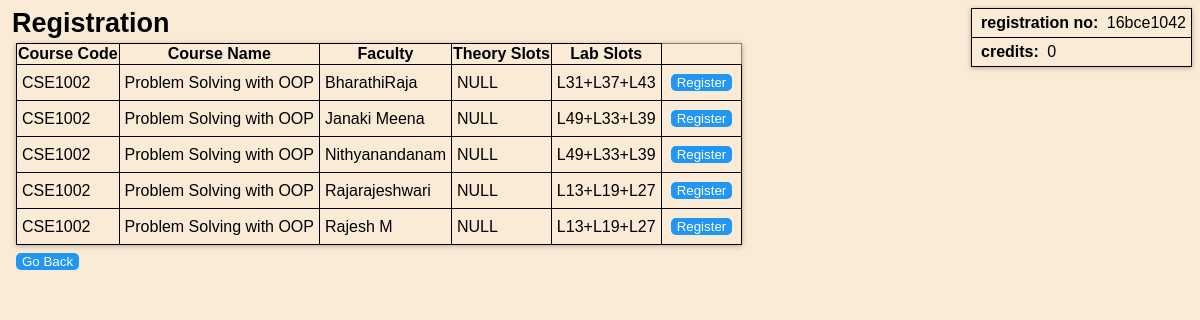
Page /register.php?CourseName=CSE1002 (signed in) on the committed database.
### tables this page shows
CREATE TABLE `student` (
  `name` varchar(30) DEFAULT NULL,
  `regno` varchar(9) NOT NULL,
  `email` varchar(30) DEFAULT NULL,
  `pass` varchar(15) DEFAULT NULL,
  `credits` int(11) NOT NULL DEFAULT '0',
  `class` varchar(100) NOT NULL
);

CREATE TABLE `classes` (
  `classno` varchar(4) NOT NULL,
  `code` varchar(7) DEFAULT NULL,
  `Tslot` varchar(10) DEFAULT NULL,
  `Lslot` varchar(12) DEFAULT NULL,
  `Nos` int(11) DEFAULT '0',
  `faculty` varchar(35) DEFAULT NULL
);

CREATE TABLE `courses` (
  `code` varchar(7) NOT NULL,
  `course_name` varchar(40) DEFAULT NULL,
  `credits` int(11) DEFAULT NULL,
  `school` varchar(6) DEFAULT NULL,
  `prereq` varchar(10) DEFAULT NULL,
  `type` varchar(3) DEFAULT NULL
);

### register.php (the view, shortened to what this page needs)
<?php
  $db=mysqli_connect('localhost','root','','courseReg') or die('Connection failed');
?>
<!DOCTYPE html>
<html>
  <body>
  <span id="heading">Registration</span>
  <?php
    $cred="select credits from student where regno='".$_SESSION["REG"]."';";
    $creds=mysqli_query($db,$cred);
    $result1=mysqli_fetch_array($creds);
    echo "<table id='det'>";
    echo "<tr> <td> <b>registration no:</b> ".$_SESSION["REG"]."</td></tr>";
    echo "<tr> <td> <b>credits:</b> ".$result1['credits']."</td></tr>";
    echo "</table>";
  ?>
    <form method='get'action='reg.php'>
      <table>
        <tr>
          <th>Course Code</th>
          <th>Course Name</th>
          <th>Faculty</th>
          <th>Theory Slots</th>
          <th>Lab Slots</th>
        </tr>
      <?php
      $cno=$_GET['CourseName'];
      $query="SELECT * from classes,courses WHERE classes.code='$cno' AND classes.code=courses.code;";
      $result=mysqli_query($db,$query);
      while($row=mysqli_fetch_array($result)){
        echo '<tr>';
        echo '<td>'.$row['code'].'</td>';
        echo '<td>'.$row['course_name'].'</td>';
        echo '<td>'.$row['faculty'].'</td>';
        echo '<td>'.$row['Tslot'].'</td>';
        echo '<td>'.$row['Lslot'].'</td>';
        echo '<td> <button type=submit name="ClassNo" value='.$row['classno'].'>Register</button></td>';
        echo '</tr>';
      }
      echo "</table>";
    ?>
    </form>
    <form action="courses.php">
      <button type="submit" name="button">Go Back</button>
    </form>
  </body>
</html>

### register.php (style rules this page uses)
* { margin:4px; }
body { font-family:sans-serif; background-color: #faebd7; }
table { border-collapse: collapse; box-shadow: 0px 1px 5px rgba(0, 0, 0, 0.3); }
tr,td,th { border-style:solid; border-width: thin; }
#heading { font-weight: bolder; font-size: 27px; }
input, button { background: #2196F3; border: none; left: 0; color: #fff; bottom: 0; border: 0px solid rgba(0, 0, 0, 0.1); border-radius:5px; transform: rotateZ(0deg); transition: all 0.1s ease-out; }
#det { box-shadow: 0px 1px 5px rgba(0, 0, 0, 0.3); margin:0px; float: right; }
td { padding: 5px; }

### rows in the picture
student: credits "0"
classes: courses.code "CSE1002", courses.course_name "Problem Solving with OOP", faculty "BharathiRaja", Tslot "NULL", Lslot "L31+L37+L43", $row['classno'] 1006 (drawn)
classes: courses.code "CSE1002", courses.course_name "Problem Solving with OOP", faculty "Janaki Meena", Tslot "NULL", Lslot "L49+L33+L39", $row['classno'] 1007 (drawn)
classes: courses.code "CSE1002", courses.course_name "Problem Solving with OOP", faculty "Nithyanandanam", Tslot "NULL", Lslot "L49+L33+L39", $row['classno'] 1008 (drawn)
classes: courses.code "CSE1002", courses.course_name "Problem Solving with OOP", faculty "Rajarajeshwari", Tslot "NULL", Lslot "L13+L19+L27", $row['classno'] 1009 (drawn)
classes: courses.code "CSE1002", courses.course_name "Problem Solving with OOP", faculty "Rajesh M", Tslot "NULL", Lslot "L13+L19+L27", $row['classno'] 1010 (drawn)

### other values in the picture
$_SESSION["REG"] "16bce1042"
